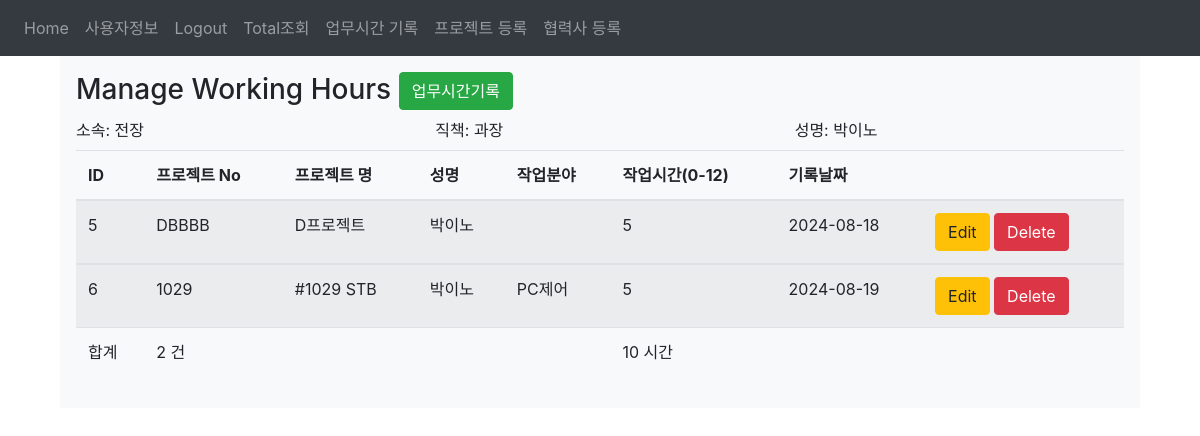
Page /work_hour (signed in) on the committed database.
### website/models.py (models this page shows)
class User(db.Model, UserMixin):                                      #Employee
    id = db.Column(db.Integer, primary_key=True)                      #DB primary_key ID
    email = db.Column(db.String(50), unique=True)                     #이름대신 ID로 사용함
    uname = db.Column(db.String(50),nullable=False)                   #이름
    udepartment = db.Column(db.String(50))                            #소속부서
    uposition = db.Column(db.String(50))                              #직책
    password = db.Column(db.String(50))                               #패스워드
    authority = db.Column(db.String(10))                              #권한관리 : 1 슈퍼 관리자, 2 관리자, 3 일반 사용자
    notes = db.relationship('Note')                                   #외래키 연동
    projects = db.relationship('Project')
    working_hours = db.relationship('Working_hour')

class Working_hour(db.Model):                                         #내가 참여중인 프로젝트에 MD를 매일 등록한다. 2번
    id = db.Column(db.Integer, primary_key=True)                      #DB primary_key ID
    pcode = db.Column(db.String(50), nullable=False)                  #프로젝트 코드
    pname = db.Column(db.String(100))                                 #프로젝트 이름
    username = db.Column(db.String(50))                               #사용자 이름
    jobpart = db.Column(db.String(50))                                #업무 진행한 분야(근무시간을 쓴 곳)
    workhour = db.Column(db.Integer)                                  #프로젝트에 사용한 시간을 입력
    recodingdate = db.Column(db.String(50))                           #근무기록한 날짜 'yymmdd'
    date = db.Column(db.DateTime(timezone=True), default=func.now())  #timestamp
    user_id = db.Column(db.Integer, db.ForeignKey('user.id'))         #외래키 연동

### website/views.py (the view, shortened to what this page needs)
@views.route('/work_hour', methods=['GET','POST'])
@login_required
def work_hour():
    task_list = ["기구설계","현장지원","전장설계","조립",
                 "PC제어","PLC제어", "셋업", "기타"]
    today = date.today()
    yesterday = today - timedelta(days=6)
    projects = Project.query.with_entities(Project.pcode,Project.pname).filter(Project.enddate > today).all()
    wh_data=Working_hour.query.filter(Working_hour.recodingdate >= yesterday).all()
    return render_template("work_hour.html", task_list=task_list, all_data=projects,wh_data=wh_data, user=current_user)

### website/__init__.py (called while the page is built)
def create_app():
    app.config['SECRET_KEY'] = 'hjshjhdjah kjshkjdhjs'
    app.config['SQLALCHEMY_DATABASE_URI'] = f'sqlite:///{DB_NAME}'
    db.init_app(app)
    from .views import views
    from .auth import auth
    app.register_blueprint(views, url_prefix='/')
    app.register_blueprint(auth, url_prefix='/')
    from .models import User
    with app.app_context():
        db.create_all()
    login_manager = LoginManager()
    login_manager.login_view = 'auth.login'
    login_manager.init_app(app)
    @login_manager.user_loader
    def load_user(id):
        return User.query.get(int(id))
    return app

### website/templates/work_hour.html (shortened to what this page needs)
{% extends 'base.html' %}
{% block content %}
<div class="container">
<div class="row">
    <div class="col-md-12">
    <div class="bg-light p-3">
        <h3>Manage Working Hours
        <button type="button" class="btn btn-success float-end"
            data-toggle="modal" data-target="#mymodal">업무시간기록</button> </h3>
            <form>
                <div class="row">
                  <div class="col">
                    <label for="userDepartmet">소속: {{user.udepartment}}</label>
                  </div>
                  <div class="col">
                    <label for="userPosition">직책: {{user.uposition}}</label>
                  </div>
                  <div class="col">
                    <label for="userName">성명: {{user.uname}}</label>
                  </div>
                </div>
            </form>
  <table class="table table-hover table-striped" id="table1">
    <thead>
        <tr>
        <th>ID</th>
        <th>프로젝트 No</th>
        <th>프로젝트 명</th>
        <th>성명</th>
        <th>작업분야</th>
        <th>작업시간(0-12)</th>
        <th>기록날짜</th>
        <th></th>
        </tr>
    </thead>
    {% for row in user.working_hours %}
    <tbody>
      <tr>
        <td>{{row.id}}</td>
        <td>{{row.pcode}}</td>
        <td>{{row.pname}}</td>
        <td>{{row.username}}</td>
        <td>{{row.jobpart}}</td>
        <td class="participation-time">{{row.workhour}}</td>
        <td>{{row.recodingdate}}</td>
        <td>
          <a href="/views.workhour_update/{{row.id}}" class="btn btn-warning btn-xs" data-toggle="modal" data-target="#modaledit{{row.id}}">Edit</a>
          <a href="/workhour_delete/{{row.id}}" class="btn btn-danger btn-xs" onclick="return confirm('이 데이터를 삭제하시겠습니까?')">Delete</a>
        </td>
      </tr>
    </tbody>
    {% endfor %}
    <tfoot>
        <tr>
          <td>합계</td>
          <td id="count"></td>
          <td></td>
          <td></td>
          <td></td>
          <td id="total-time"></td>
          <td></td>
          <td></td>
        </tr>
    </tfoot>
    </table>
    </div>
    </div>
</div>
</div>
{% endblock %}

### rows in the picture
User: udepartment "전장", uposition "과장", uname "박이노"
Working_hour: id "5", pcode "DBBBB", pname "D프로젝트", username "박이노", workhour "5", recodingdate "2024-08-18"
Working_hour: id "6", pcode "1029", pname "#1029 STB", username "박이노", jobpart "PC제어", workhour "5", recodingdate "2024-08-19"
